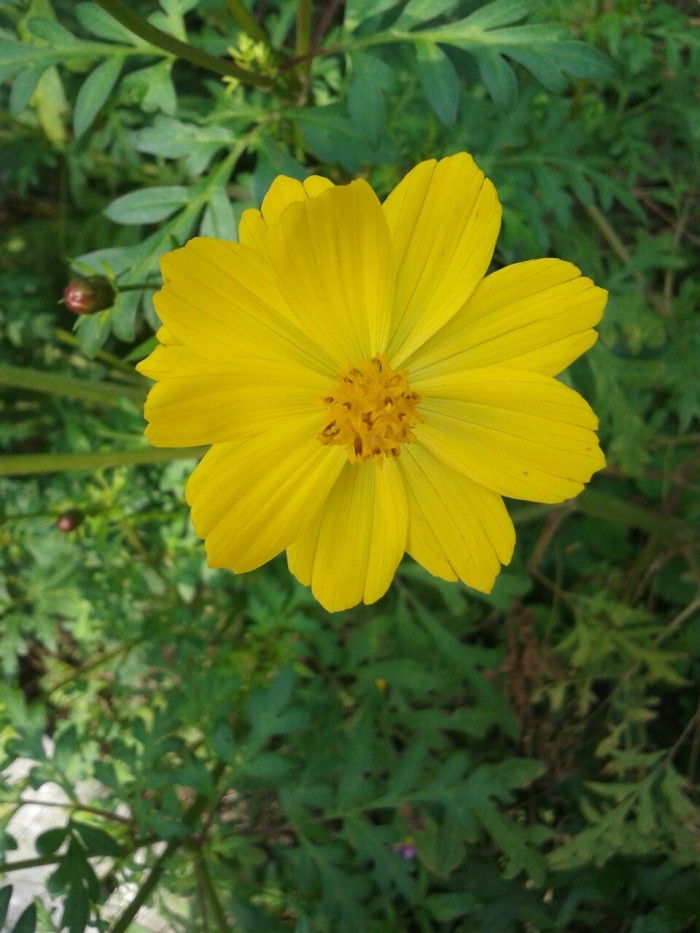
#> input picture juchizhuang2.jpg, 700 x 933 px
$ python fenshuilin.py   (older library calls are emulated)
#> lines starting #> are read from the running program, lines starting #| are printed output that depends on the picture; after the words box and inside, x2 and y2 are one past the last pixel; in counts of white or black regions, pixels touching at a corner belong together
# [15 lines of commented-out code are left out]

"""
完成分水岭算法步骤：
1、加载原始图像
2、阈值分割，将图像分割为黑白两个部分
3、对图像进行开运算，即先腐蚀在膨胀
4、对开运算的结果再进行 膨胀，得到大部分是背景的区域
5、通过距离变换 Distance Transform 获取前景区域
6、背景区域sure_bg 和前景区域sure_fg相减，得到即有前景又有背景的重合区域
7、连通区域处理
8、最后使用分水岭算法
"""
import cv2
import numpy as np

# Step1. 加载图像
img = cv2.imread("juchizhuang2.jpg")
#> img is the input picture: shape (933, 700, 3); mean B, G, R 34.1, 108.2, 92.1

gray = cv2.cvtColor(img, cv2.COLOR_BGR2GRAY)
# Step2.阈值分割，将图像分为黑白两部分
ret, thresh = cv2.threshold(gray, 0, 255, cv2.THRESH_BINARY_INV + cv2.THRESH_OTSU)
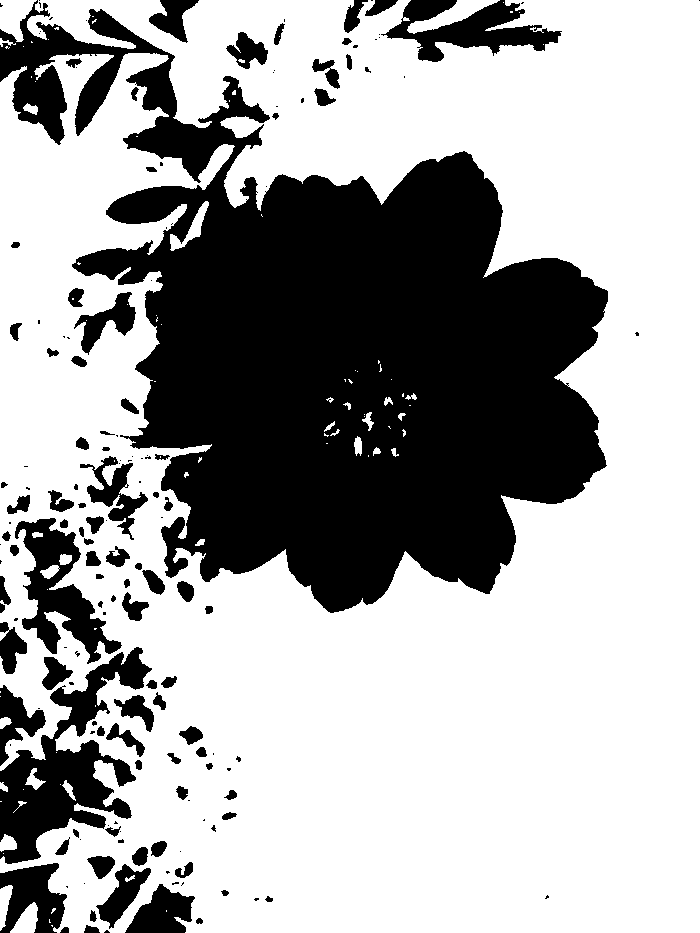
#> thresh: shape (933, 700); 65.8% white; 164 black regions (75 under 20 px), largest, box (x1, y1, x2, y2) and area: (0, 0, 608, 613) 176020, (0, 647, 152, 864) 12097, (15, 518, 122, 664) 5908
#> ret = 109
cv2.imshow("thresh", thresh)

# Step3. 对图像进行“开运算”，先腐蚀再膨胀
kernel = np.ones((3, 3), np.uint8)
opening = cv2.morphologyEx(thresh, cv2.MORPH_OPEN, kernel, iterations=2)
#> opening: shape (933, 700); 65.2% white; 99 black regions (37 under 20 px), largest, box (x1, y1, x2, y2) and area: (0, 0, 608, 613) 178123, (0, 518, 177, 864) 22250, (379, 0, 562, 62) 5314
cv2.imshow("opening", opening)

# Step4. 对“开运算”的结果进行膨胀，得到大部分都是背景的区域
sure_bg = cv2.dilate(opening, kernel, iterations=3)
#> sure_bg: shape (933, 700); 71.6% white; 67 black regions (24 under 20 px), largest, box (x1, y1, x2, y2) and area: (79, 155, 605, 609) 151129, (0, 691, 107, 860) 7397, (0, 27, 122, 138) 4739
cv2.imshow("sure_bg", sure_bg)

# Step5.通过distanceTransform获取前景区域
dist_transform = cv2.distanceTransform(opening, cv2.DIST_L2, 5)  # DIST_L1 DIST_C只能 对应掩膜为3    DIST_L2 可以为3或者5
ret, sure_fg = cv2.threshold(dist_transform, 0.1 * dist_transform.max(), 255, 0)
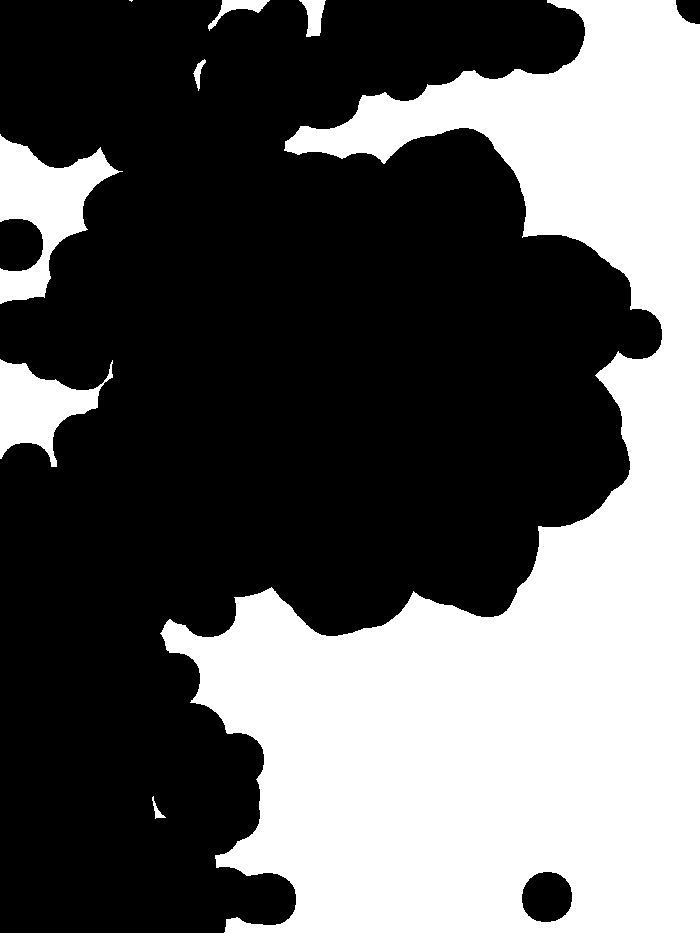
#> sure_fg: shape (933, 700) float32; 38.2% white; 8 white regions (1 under 20 px), largest, box (x1, y1, x2, y2) and area: (160, 0, 700, 933) 233301, (0, 134, 123, 304) 8860, (0, 359, 113, 467) 5638
#> ret = 23.83

cv2.imshow("sure_fg", sure_fg)

# Step6. sure_bg与sure_fg相减,得到既有前景又有背景的重合区域   #此区域和轮廓区域的关系未知
sure_fg = np.uint8(sure_fg)
unknow = cv2.subtract(sure_bg, sure_fg)
#> unknow: shape (933, 700); 33.4% white; 17 white regions, largest, box (x1, y1, x2, y2) and area: (0, 0, 662, 933) 209987, (522, 872, 572, 922) 2005, (0, 219, 43, 271) 1953

# Step7. 连通区域处理
ret, markers = cv2.connectedComponents(sure_fg, connectivity=8)  # 对连通区域进行标号  序号为 0 - N-1
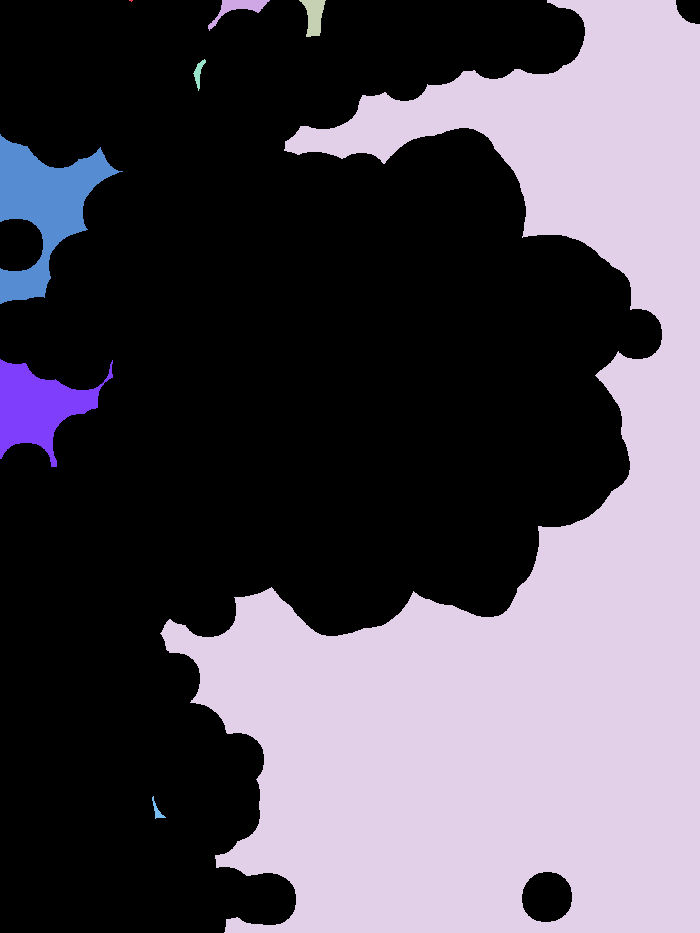
#> markers: shape (933, 700) int32; 9 distinct labels, from 0 to 8; one colour per label, 0 black
#> ret = 9
markers = markers + 1  # OpenCV 分水岭算法对物体做的标注必须都 大于1 ，背景为标号 为0  因此对所有markers 加1  变成了  1  -  N
#> markers: shape (933, 700) int32; 9 distinct labels, from 1 to 9
# 去掉属于背景区域的部分（即让其变为0，成为背景）
# 此语句的Python语法 类似于if ，“unknow==255” 返回的是图像矩阵的真值表。
markers[unknow == 255] = 0
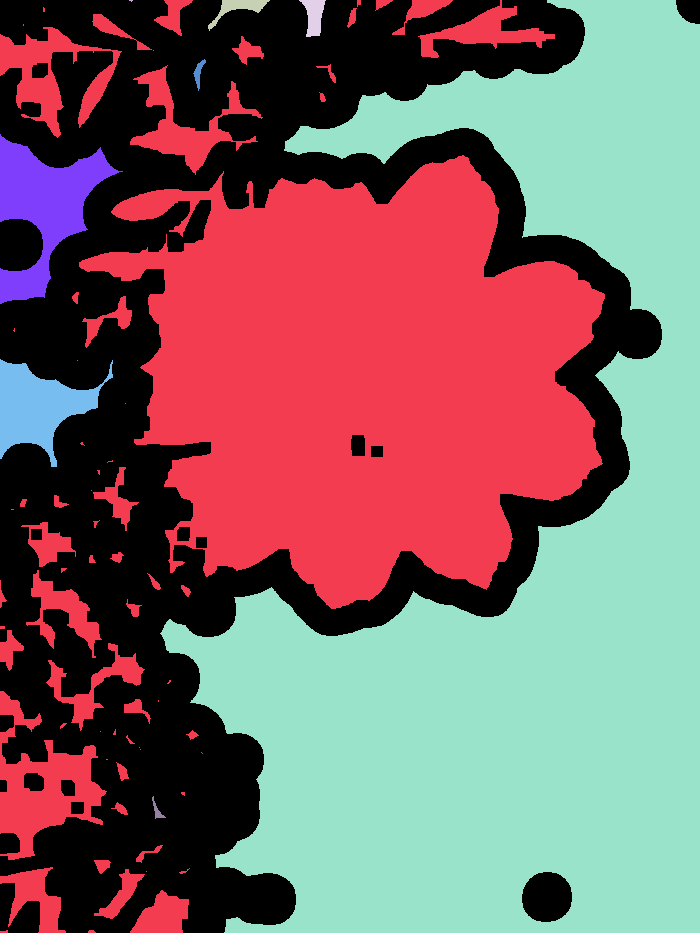
#> markers: shape (933, 700) int32; 10 distinct labels, from 0 to 9; one colour per label, 0 black

# Step8.分水岭算法
markers = cv2.watershed(img, markers)  # 分水岭算法后，所有轮廓的像素点被标注为  -1
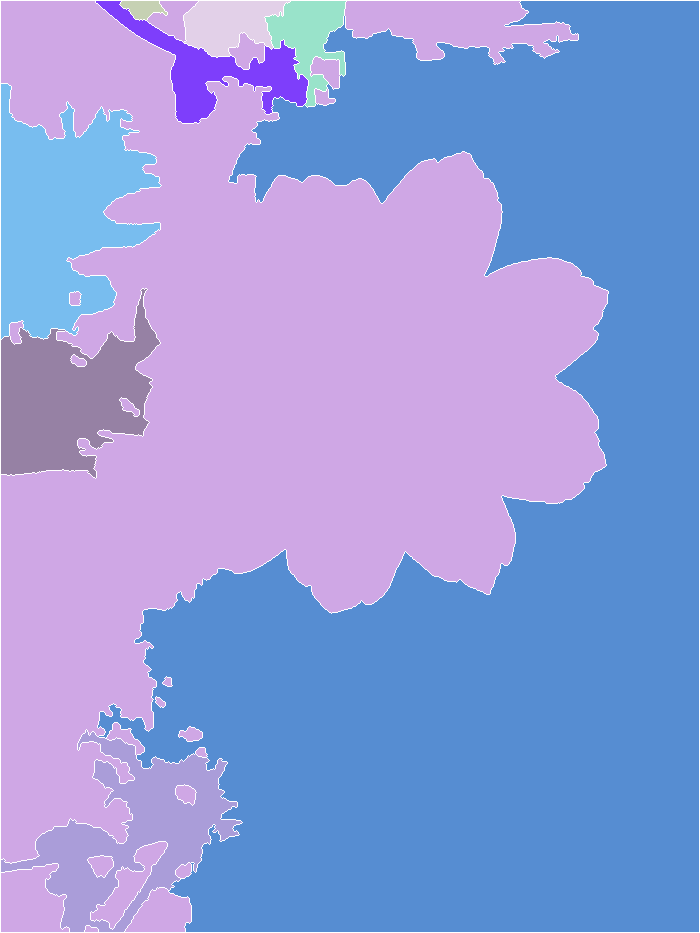
#> markers: shape (933, 700) int32; 10 distinct labels, from -1 to 9; one colour per label, 0 black, -1 white
print(markers)
#> (printed output is left out)
print(type(markers))
#| <class 'numpy.ndarray'>
mask = np.zeros(markers.shape[:2], np.uint8)
import torch
torch.set_printoptions(profile="full")
#> (this line was passed over: torch is not available in this run)
np.set_printoptions(threshold=np.inf)
#markers[markers==1]=0
#markers[markers>1]=1
#markers[markers==-1]=3
print(markers)
#| [[-1 -1 -1 -1 -1 -1 -1 -1 -1 -1 -1 -1 -1 -1 -1 -1 -1 -1 -1 -1 -1 -1 -1 -1
#|   -1 -1 -1 -1 -1 -1 -1 -1 -1 -1 -1 -1 -1 -1 -1 -1 -1 -1 -1 -1 -1 -1 -1 -1
#|   -1 -1 -1 -1 -1 -1 -1 -1 -1 -1 -1 -1 -1 -1 -1 -1 -1 -1 -1 -1 -1 -1 -1 -1
#|   -1 -1 -1 -1 -1 -1 -1 -1 -1 -1 -1 -1 -1 -1 -1 -1 -1 -1 -1 -1 -1 -1 -1 -1
#|   -1 -1 -1 -1 -1 -1 -1 -1 -1 -1 -1 -1 -1 -1 -1 -1 -1 -1 -1 -1 -1 -1 -1 -1
#|   -1 -1 -1 -1 -1 -1 -1 -1 -1 -1 -1 -1 -1 -1 -1 -1 -1 -1 -1 -1 -1 -1 -1 -1
#> (further printed lines are left out)

print(np.shape(mask))
print(np.shape(markers))

img[markers == -1] = [0, 0, 255]  # 标注为-1 的像素点标 红
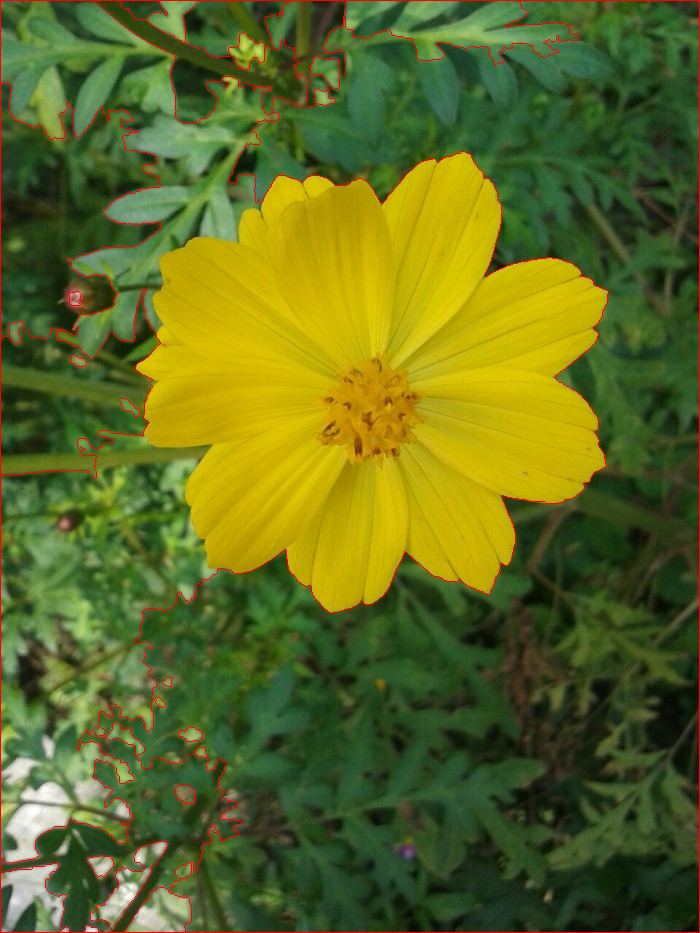
#> img: shape (933, 700, 3); 1.56% of pixels changed, all inside (x1, y1, x2, y2) = (0, 0, 700, 933)
cv2.imshow("dst", img)
cv2.waitKey(0)

$ run again, with juchizhuang3.jpg copied over juchizhuang2.jpg
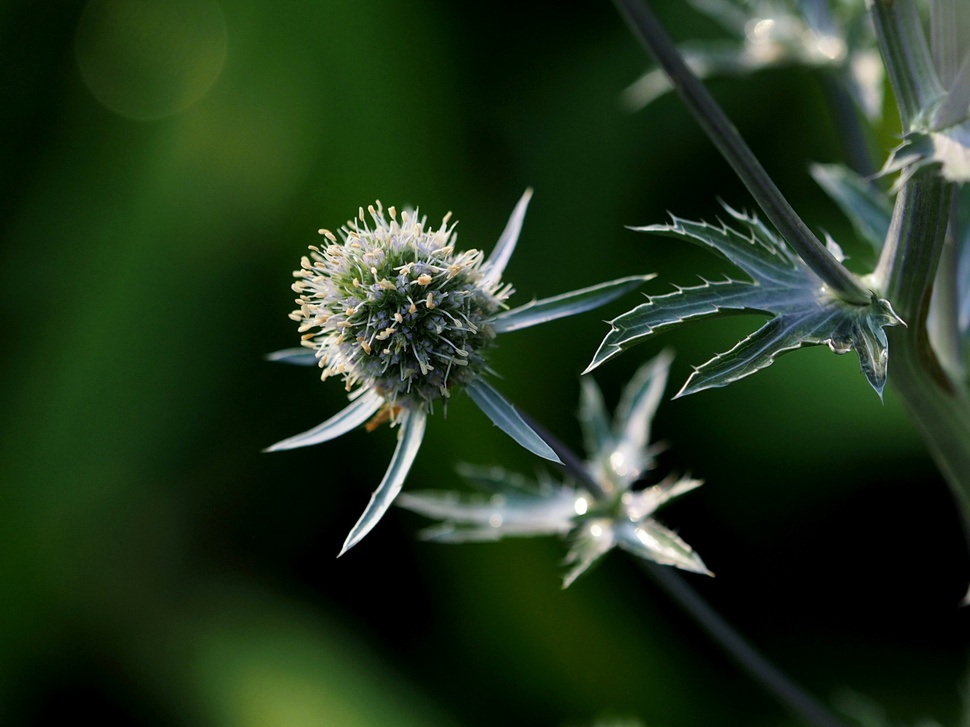
#> input picture juchizhuang3.jpg, 970 x 727 px, shrunk from 1600 x 1199 before the run
#> img is the input picture: shape (727, 970, 3); mean B, G, R 28.5, 53.2, 33.9
#> `ret, thresh = cv2.threshold(gray, 0, 255, cv2.THRESH_BINARY_INV + cv2...`:
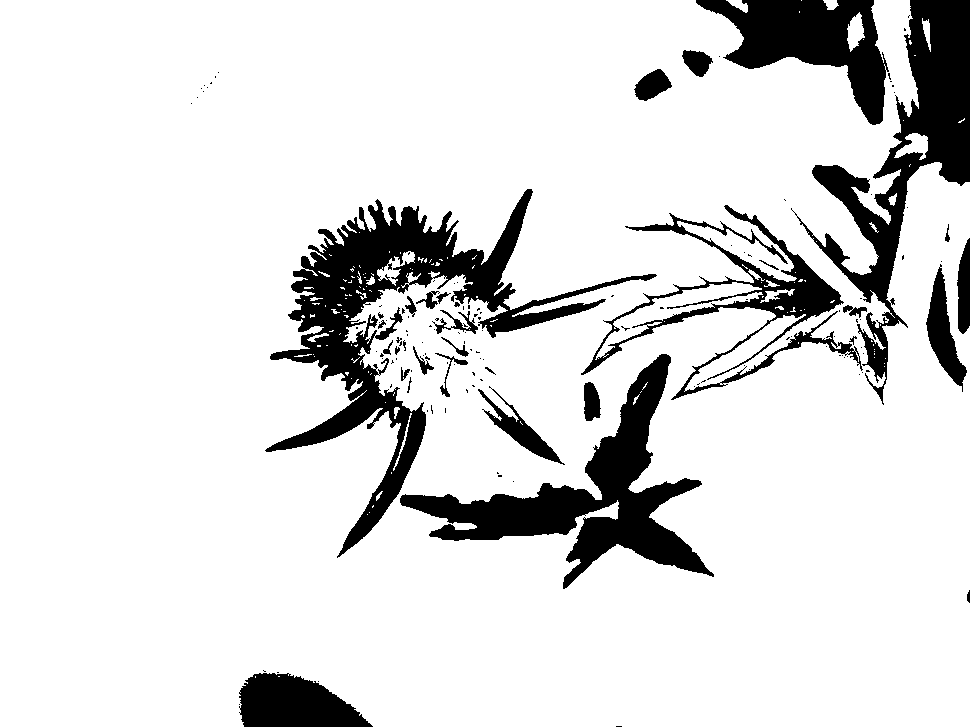
#> thresh: shape (727, 970); 86.6% white; 143 black regions (110 under 20 px), largest, box (x1, y1, x2, y2) and area: (265, 189, 657, 558) 25881, (400, 354, 714, 589) 18344, (791, 0, 970, 405) 17620
#> `ret, thresh = cv2.threshold(gray, 0, 255, cv2.THRESH_BINARY_INV + cv2...`: ret = 85
#> opening: shape (727, 970); 85.7% white; 54 black regions (37 under 20 px), largest, box (x1, y1, x2, y2) and area: (265, 189, 714, 589) 49047, (581, 0, 970, 405) 28576, (696, 0, 892, 125) 10706
#> sure_bg: shape (727, 970); 90.9% white; 51 black regions (26 under 20 px), largest, box (x1, y1, x2, y2) and area: (279, 199, 583, 544) 18868, (403, 358, 702, 570) 13180, (816, 0, 970, 299) 12091
#> sure_fg: shape (727, 970) float32; 58.9% white; 5 black regions, box (x1, y1, x2, y2) and area: (237, 0, 970, 617) 270026, (211, 642, 401, 727) 12082, (163, 44, 247, 132) 4885, (939, 562, 970, 631) 1672, (588, 698, 650, 727) 1414
#> `ret, sure_fg = cv2.threshold(dist_transform, 0.1 * dist_transform.max(..`: ret = 28.19
#> unknow: shape (727, 970); 32% white; 13 white regions, largest, box (x1, y1, x2, y2) and area: (237, 0, 970, 617) 207155, (211, 642, 401, 727) 7555, (163, 44, 247, 132) 4885
#> `ret, markers = cv2.connectedComponents(sure_fg, connectivity=8)`: ret = 4
#> (printed output is left out)
#| <class 'numpy.ndarray'>
#| [[-1 -1 -1 -1 -1 -1 -1 -1 -1 -1 -1 -1 -1 -1 -1 -1 -1 -1 -1 -1 -1 -1 -1 -1
#|   -1 -1 -1 -1 -1 -1 -1 -1 -1 -1 -1 -1 -1 -1 -1 -1 -1 -1 -1 -1 -1 -1 -1 -1
#|   -1 -1 -1 -1 -1 -1 -1 -1 -1 -1 -1 -1 -1 -1 -1 -1 -1 -1 -1 -1 -1 -1 -1 -1
#|   -1 -1 -1 -1 -1 -1 -1 -1 -1 -1 -1 -1 -1 -1 -1 -1 -1 -1 -1 -1 -1 -1 -1 -1
#|   -1 -1 -1 -1 -1 -1 -1 -1 -1 -1 -1 -1 -1 -1 -1 -1 -1 -1 -1 -1 -1 -1 -1 -1
#|   -1 -1 -1 -1 -1 -1 -1 -1 -1 -1 -1 -1 -1 -1 -1 -1 -1 -1 -1 -1 -1 -1 -1 -1
#> (further printed lines are left out)
#> `img[markers == -1] = [0, 0, 255]`:
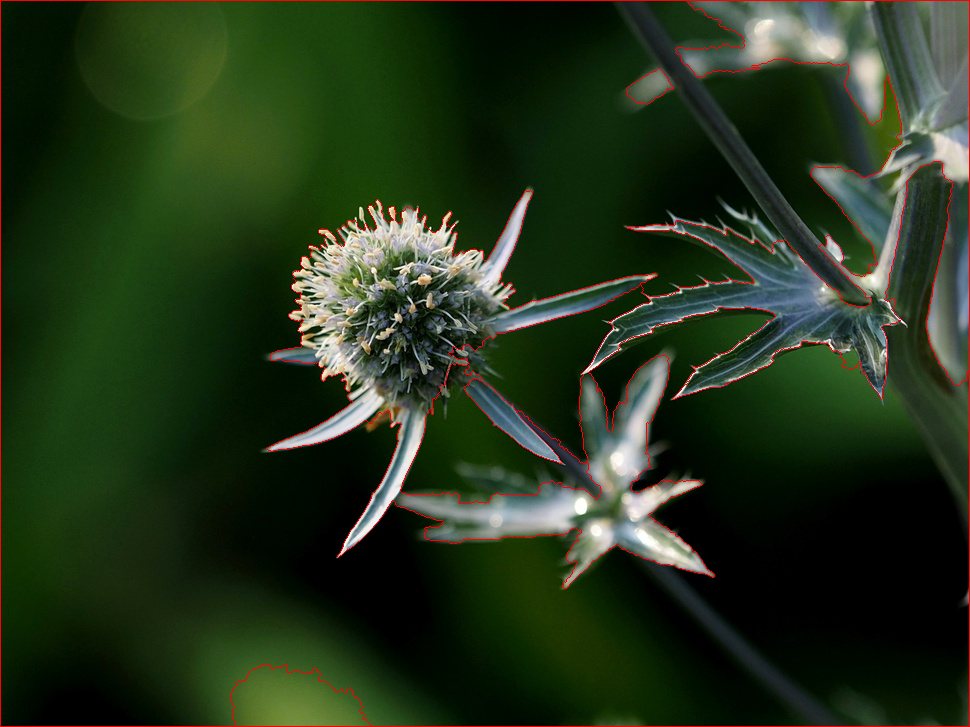
#> img: shape (727, 970, 3); 1.42% of pixels changed, all inside (x1, y1, x2, y2) = (0, 0, 970, 727)
